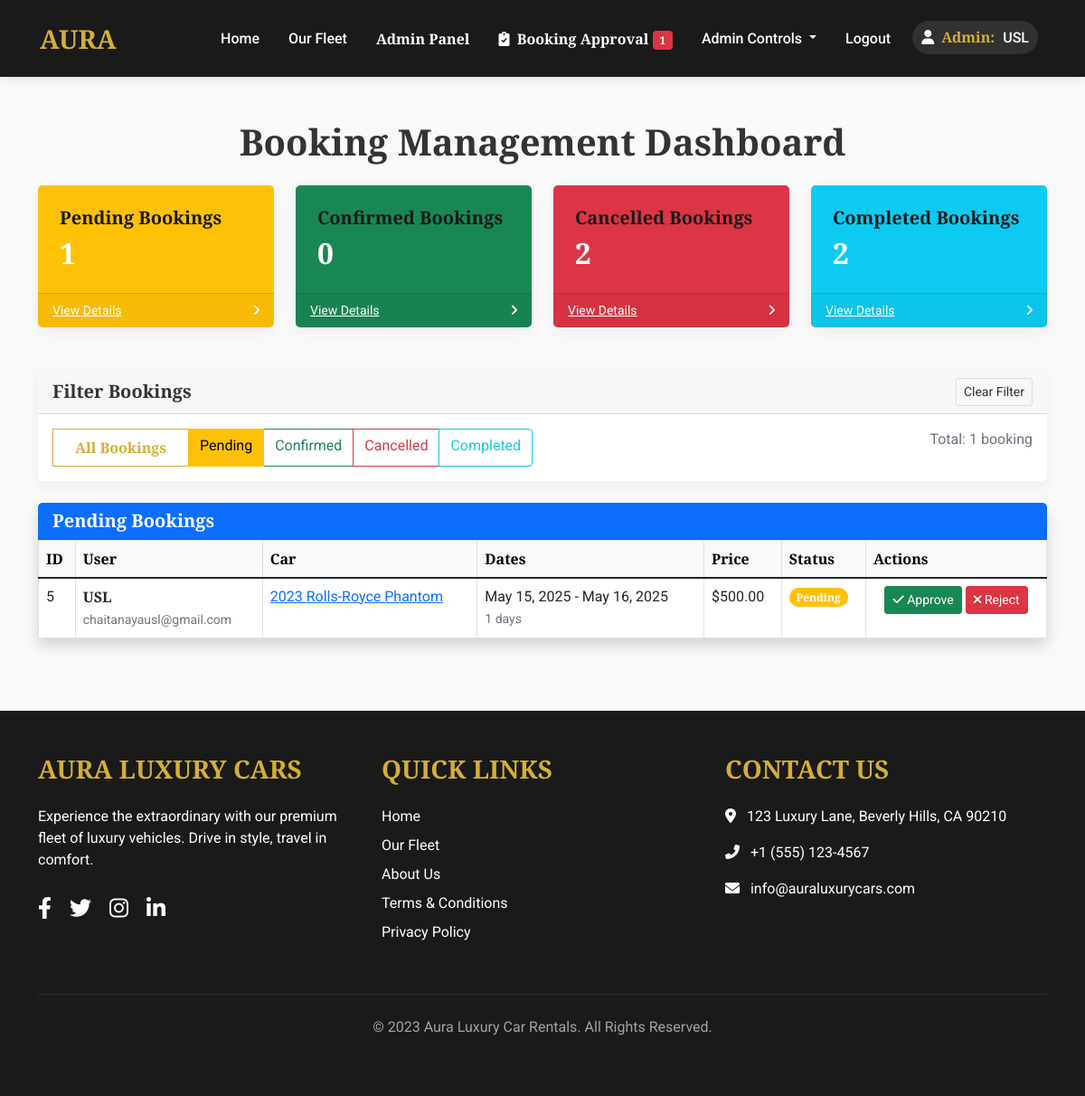
Before: /rental-admin/bookings/?status=pending (signed in) with the older database file.
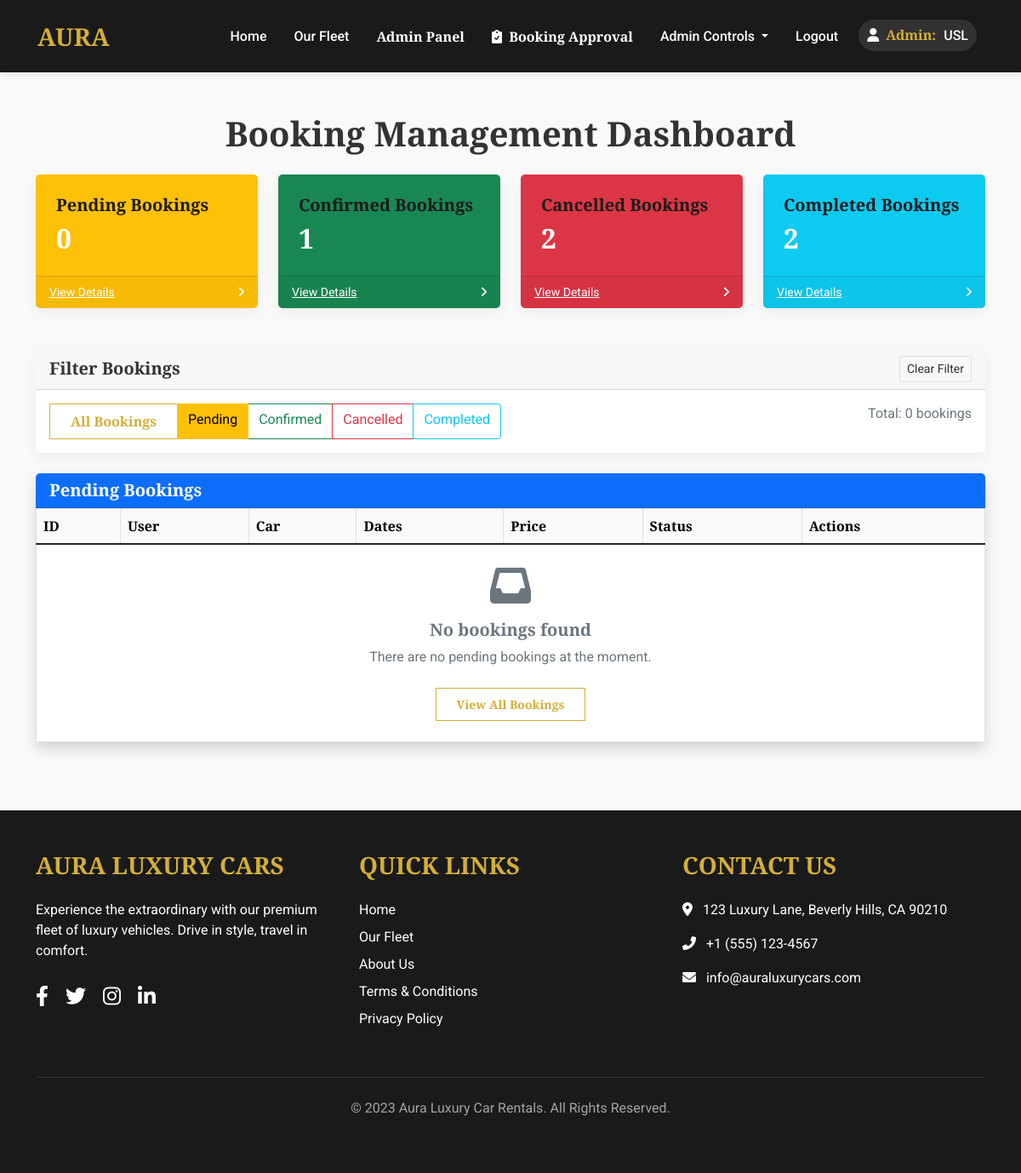
After: the same page with the newer database file.
### rental/models.py (models this page shows, shortened)
class Booking(models.Model):
    STATUS_CHOICES = [
        ('pending', 'Pending'),
        ('confirmed', 'Confirmed'),
        ('cancelled', 'Cancelled'),
        ('completed', 'Completed'),
    ]
    user = models.ForeignKey(User, on_delete=models.CASCADE)
    car = models.ForeignKey(Car, on_delete=models.CASCADE)
    start_date = models.DateField()
    end_date = models.DateField()
    booking_date = models.DateTimeField(auto_now_add=True)
    total_price = models.DecimalField(max_digits=10, decimal_places=2)
    status = models.CharField(max_length=20, choices=STATUS_CHOICES, default='pending')
    def get_duration_days(self):
        return (self.end_date - self.start_date).days

class Car(models.Model):
    make = models.CharField(max_length=100)
    model = models.CharField(max_length=100)
    year = models.IntegerField()
    price_per_day = models.DecimalField(max_digits=10, decimal_places=2)
    description = models.TextField()
    engine = models.CharField(max_length=100)
    horsepower = models.IntegerField()
    top_speed = models.IntegerField(help_text="Top speed in km/h")
    acceleration = models.DecimalField(max_digits=4, decimal_places=1, help_text="0-100 km/h in seconds")
    transmission = models.CharField(max_length=50, choices=[
        ('automatic', 'Automatic'),
        ('manual', 'Manual'),
        ('semi-automatic', 'Semi-Automatic')
    ])
    seats = models.IntegerField()
    is_available = models.BooleanField(default=True)
    main_image_url = models.URLField(help_text="URL to the main car image")
    created_at = models.DateTimeField(auto_now_add=True)
    updated_at = models.DateTimeField(auto_now=True)

### rental/views.py (the view)
# urls.py: path('rental-admin/bookings/', views.admin_booking_management, name='admin_booking_management'),
@user_passes_test(is_admin)
def admin_booking_management(request):
    all_bookings = Booking.objects.all().order_by('-booking_date')
    pending_count = all_bookings.filter(status='pending').count()
    confirmed_count = all_bookings.filter(status='confirmed').count()
    cancelled_count = all_bookings.filter(status='cancelled').count()
    completed_count = all_bookings.filter(status='completed').count()
    status_filter = request.GET.get('status', '')
    if status_filter and status_filter != 'all':
        all_bookings = all_bookings.filter(status=status_filter)
    context = {
        'bookings': all_bookings,
        'pending_count': pending_count,
        'confirmed_count': confirmed_count,
        'cancelled_count': cancelled_count,
        'completed_count': completed_count,
        'current_filter': status_filter
    }
    return render(request, 'admin_booking_management.html', context)

### rental/context_processors.py (called while the page is built)
def admin_context(request):
    context = {}
    if request.user.is_authenticated and request.user.is_superuser:
        context['pending_count'] = Booking.objects.filter(status='pending').count()
    return context

### rental/views.py (called while the page is built)
def is_admin(user):
    return user.is_authenticated and user.is_superuser

### templates/admin_booking_management.html (shortened to what the changed rows need)
{% extends 'base.html' %}
{% block content %}
<div class="container py-5">
    <h1 class="mb-4 text-center">Booking Management Dashboard</h1>
    <div class="row mb-4">
        <div class="col-md-3">
            <div class="card bg-warning text-white mb-4">
                <div class="card-body">
                    <h5 class="card-title">Pending Bookings</h5>
                    <h2 class="mb-0">{{ pending_count }}</h2>
                </div>
            </div>
        </div>
        <div class="col-md-3">
            <div class="card bg-success text-white mb-4">
                <div class="card-body">
                    <h5 class="card-title">Confirmed Bookings</h5>
                    <h2 class="mb-0">{{ confirmed_count }}</h2>
                </div>
            </div>
        </div>
        <div class="col-md-3">
            <div class="card bg-danger text-white mb-4">
                <div class="card-body">
                    <h2 class="mb-0">{{ cancelled_count }}</h2>
                </div>
            </div>
        </div>
        <div class="col-md-3">
            <div class="card bg-info text-white mb-4">
                <div class="card-body">
                    <h2 class="mb-0">{{ completed_count }}</h2>
                </div>
            </div>
        </div>
    </div>
    <div class="card mb-4">
        <div class="card-body p-3">
            <div class="row">
                <div class="col-md-4 text-end">
                    <span class="text-muted">Total: {{ bookings|length }} booking{{ bookings|length|pluralize }}</span>
                </div>
            </div>
        </div>
    </div>
    <div class="card shadow">
        <div class="card-header bg-primary text-white">
            <h5 class="mb-0">
                {% if current_filter %}
                    {{ current_filter|title }} Bookings
                {% else %}
                    All Bookings
                {% endif %}
            </h5>
        </div>
        <div class="card-body p-0">
            <div class="table-responsive">
                <table class="table table-hover table-bordered mb-0">
                    <thead class="table-light">
                        <tr>
                            <th>ID</th>
                            <th>User</th>
                            <th>Car</th>
                            <th>Dates</th>
                            <th>Price</th>
                            <th>Status</th>
                            <th>Actions</th>
                        </tr>
                    </thead>
                    <tbody>
                        {% for booking in bookings %}
                            <tr>
                                <td>{{ booking.id }}</td>
                                <td>
                                    <strong>{{ booking.user.username }}</strong><br>
                                    <small class="text-muted">{{ booking.user.email }}</small>
                                </td>
                                <td>
                                    <a href="{% url 'car_detail' booking.car.id %}">
                                        {{ booking.car.year }} {{ booking.car.make }} {{ booking.car.model }}
                                    </a>
                                </td>
                                <td>
                                    {{ booking.start_date|date:"M d, Y" }} - {{ booking.end_date|date:"M d, Y" }}<br>
                                    <small class="text-muted">{{ booking.get_duration_days }} days</small>
                                </td>
                                <td>${{ booking.total_price }}</td>
                                <td>
                                    <span class="badge rounded-pill
                                        {% if booking.status == 'pending' %}bg-warning{% endif %}
                                        {% if booking.status == 'completed' %}bg-info{% endif %}">
                                        {{ booking.get_status_display }}
                                    </span>
                                </td>
                                <td class="text-center">
                                    <div class="btn-group action-buttons">
                                        {% if booking.status == 'pending' %}
                                            <form method="post" action="{% url 'admin_update_booking_status' booking.id %}?next={{ request.get_full_path|urlencode }}">
                                                <button type="submit" class="btn btn-sm btn-success" title="Approve">
                                                    <i class="fas fa-check"></i> Approve
                                                </button>
                                            </form>
                                            <form method="post" action="{% url 'admin_update_booking_status' booking.id %}?next={{ request.get_full_path|urlencode }}">
                                                <button type="submit" class="btn btn-sm btn-danger ms-1" title="Reject">
                                                    <i class="fas fa-times"></i> Reject
                                                </button>
                                            </form>
                                        {% endif %}
                                    </div>
                                </td>
                            </tr>
                        {% empty %}
                            <tr>
                                <td colspan="7" class="text-center py-4">
                                    <div class="text-muted">
                                        <i class="fas fa-inbox fa-3x mb-3"></i>
                                        <h5>No bookings found</h5>
                                        {% if current_filter %}
                                            <p>There are no {{ current_filter }} bookings at the moment.</p>
                                            <a href="{% url 'admin_booking_management' %}" class="btn btn-sm btn-outline-primary mt-2">View All Bookings</a>
                                        {% else %}
                                            <p>There are no bookings in the system yet.</p>
                                        {% endif %}
                                    </div>
                                </td>
                            </tr>
                        {% endfor %}
                    </tbody>
                </table>
            </div>
        </div>
    </div>
</div>
{% endblock %}

### templates/base.html (shortened to what the changed rows need)
<!DOCTYPE html>
<html lang="en">
<head>
    {% load static %}
    <link href="https://cdn.jsdelivr.net/npm/bootstrap@5.1.3/dist/css/bootstrap.min.css" rel="stylesheet">
    <link rel="stylesheet" href="https://cdnjs.cloudflare.com/ajax/libs/font-awesome/6.0.0-beta3/css/all.min.css">
    <link rel="stylesheet" href="/static/css/style.css">
</head>
<body>
    <nav class="navbar navbar-expand-lg navbar-dark">
        <div class="container">
            <div class="collapse navbar-collapse" id="navbarNav">
                <ul class="navbar-nav ms-auto">
                    {% if user.is_authenticated %}
                        {% if user.is_superuser %}
                            <li class="nav-item">
                                <a class="nav-link" href="{% url 'admin_booking_management' %}" style="color: #ffcc00; font-weight: bold;">
                                    <i class="fas fa-clipboard-check me-1"></i> Booking Approval
                                    {% if pending_count > 0 %}
                                    <span class="badge bg-danger">{{ pending_count }}</span>
                                    {% endif %}
                                </a>
                            </li>
                        {% else %}
                            <li class="nav-item">
                                <a class="nav-link" href="{% url 'profile' %}">My Profile</a>
                            </li>
                        {% endif %}
                    {% endif %}
                </ul>
            </div>
        </div>
    </nav>
    {% block content %}{% endblock %}
</body>
</html>

Changed rows visible on the page:
no longer on this page (row edited): Booking: status "Pending", id "5", user.username "USL", user.email "chaitanayausl@gmail.com", car.year "2023", car.make "Rolls-Royce", car.model "Phantom", start_date "May 15, 2025", end_date "May 16, 2025", get_duration_days "1", total_price "500.00"
Other visible differences:
{{ pending_count }}: "1" → "0"
{{ confirmed_count }}: "0" → "1"
{{ bookings|length }}: "1" → "0"
{{ current_filter|title }}: (not shown) → "Pending"
{{ current_filter }}: (not shown) → "pending"
{{ pending_count }}: "1" → (not shown)
text now shown: "No bookings found There are no bookings at the moment. View All Bookings"
